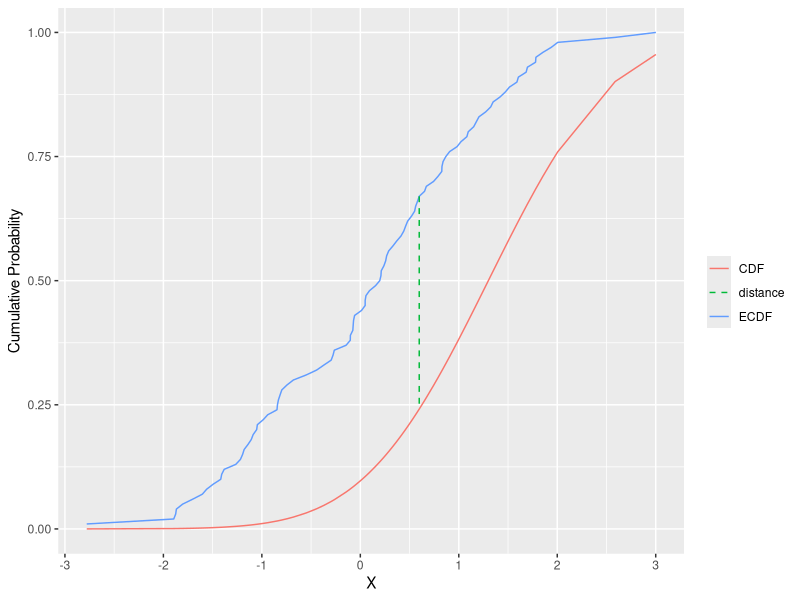
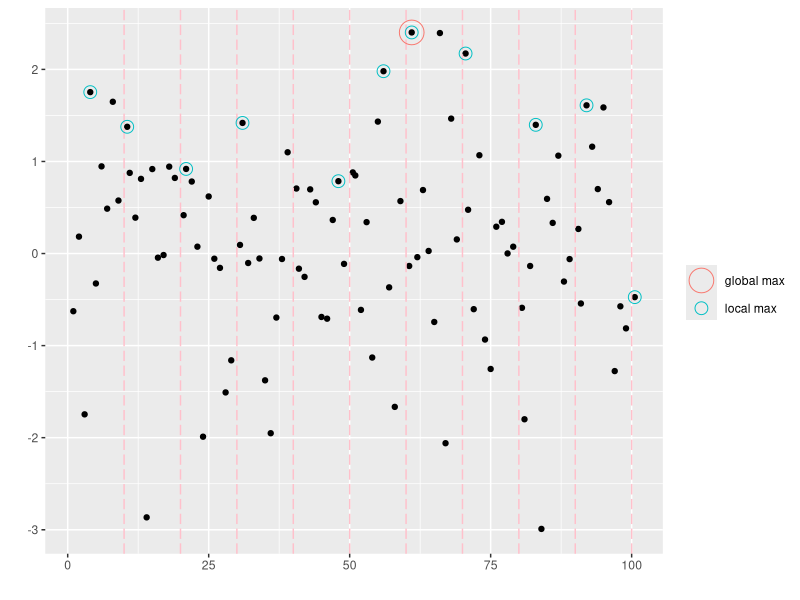
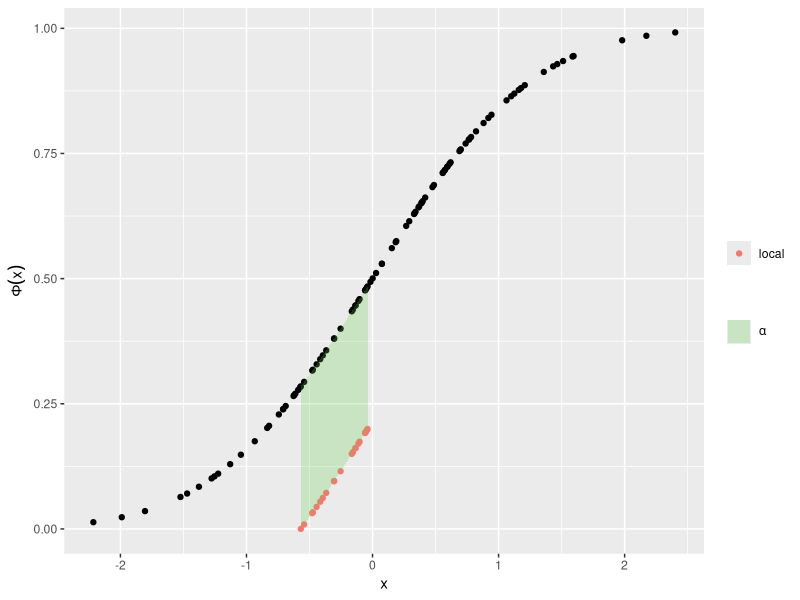

The R script that drew these images, in order:
## ---- chunk 1
### Demonstrating KS stat graphically
library(ggplot2)
n <- 100
dataSample <- sort(rnorm(n))
ecdf <- seq_along(dataSample) / n
cdf <- sapply(dataSample, function(x) pnorm(x, mean = 1.3))
dists <- abs(ecdf - cdf) #roughly..note that real KS is not symmetric
maxDist <- max(dists)
maxIx <- which(dists == maxDist)

qplot(x = dataSample, y = ecdf, geom = "line", color = "ECDF") +
  geom_line(aes(y = cdf, color = "CDF")) +
  geom_segment(aes(x = dataSample[maxIx], xend = dataSample[maxIx],
                   y = ecdf[maxIx], yend = cdf[maxIx],
                   color = "distance"), linetype = "dashed") +
  labs(y = "Cumulative Probability", x = "X", color = "")
  
## ---- chunk 2
set.seed(1)
x <- seq(100)
y <- rnorm(100) + rnorm(100)*rbinom(100, 1, 0.3) #add spikes to N(0,1) with prob 0.3
isBoundary <- x %% 10 == 0 # part every 10 and
adjx <- x + runif(1)*isBoundary # move points along x a bit if at boundary
partIds <- 1 + cumsum(isBoundary)  #give them an id
localMaxCoords <- data.frame(y = tapply(y, partIds, max)) #max in each partition
localMaxCoords$x <- adjx[which(y == localMaxCoords$y[partIds])] #index of the max in each
globalMaxCoords <- data.frame(x = adjx[which(y == max(y))], y = max(y))

qplot(adjx, y, geom = "point") + #main plot
  geom_vline(xintercept = which(isBoundary), linetype = "longdash", color = "pink") +
  geom_point(data = localMaxCoords, aes(x = x, y = y, color = "local max"),
               shape = 1, size = 4, fill = NA) +
  geom_point(data = globalMaxCoords, aes(x = x, y = y, color = "global max"),
            shape = 1, size = 8, fill = NA) +
  labs(x="",y="", color ="")
## ---- chunk 3
set.seed(1)
n <- 100
data <- sort(rnorm(n))
cdfVals <- sapply(data, pnorm)
partBoundariesIx <- c(24, 45) # just cause :)
partBoundaries <- data[partBoundariesIx]
localIx <- seq(partBoundariesIx[1], partBoundariesIx[2])
xLocal <- data[localIx]
yLocal <- cdfVals[localIx] - cdfVals[localIx][1] #shifted down by first
ribbonCoords <- data.frame(x = rep(NA, n), ymin = rep(NA, n), ymax = rep(NA, n))
ribbonCoords$x[localIx] <- xLocal
ribbonCoords$ymin[localIx] <- yLocal
ribbonCoords$ymax[localIx] <- cdfVals[localIx]

qplot(x = data, y = cdfVals) + 
  geom_point(aes(x = xLocal, y = yLocal, color = "local")) + 
  geom_ribbon(data = ribbonCoords, aes(x = x, ymin = ymin, ymax = ymax, 
                                       fill = "distance"), alpha = 0.25) +
  labs(x = "x", y = expression(Phi(x)), color = "", fill = "") +
  scale_fill_manual(values = c(3), labels = c(expression(alpha)))  
